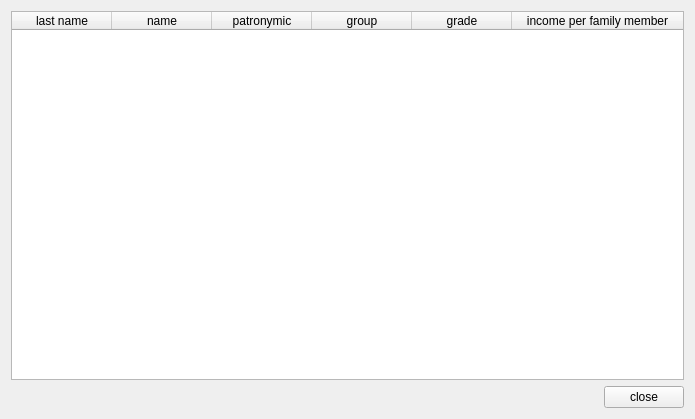
<?xml version="1.0" encoding="UTF-8"?>
<ui version="4.0">
 <class>Form</class>
 <widget class="QWidget" name="Form">
  <property name="geometry">
   <rect>
    <x>0</x>
    <y>0</y>
    <width>695</width>
    <height>419</height>
   </rect>
  </property>
  <property name="windowTitle">
   <string>Form</string>
  </property>
  <layout class="QVBoxLayout" name="verticalLayout_2">
   <item>
    <layout class="QVBoxLayout" name="verticalLayout">
     <item>
      <widget class="QTableWidget" name="tableWidget">
       <attribute name="horizontalHeaderStretchLastSection">
        <bool>true</bool>
       </attribute>
       <column>
        <property name="text">
         <string>last name</string>
        </property>
       </column>
       <column>
        <property name="text">
         <string>name</string>
        </property>
       </column>
       <column>
        <property name="text">
         <string>patronymic</string>
        </property>
       </column>
       <column>
        <property name="text">
         <string>group</string>
        </property>
       </column>
       <column>
        <property name="text">
         <string>grade</string>
        </property>
       </column>
       <column>
        <property name="text">
         <string>income per family member</string>
        </property>
       </column>
      </widget>
     </item>
     <item>
      <layout class="QHBoxLayout" name="horizontalLayout">
       <item>
        <spacer name="horizontalSpacer">
         <property name="orientation">
          <enum>Qt::Horizontal</enum>
         </property>
         <property name="sizeHint" stdset="0">
          <size>
           <width>40</width>
           <height>20</height>
          </size>
         </property>
        </spacer>
       </item>
       <item>
        <widget class="QPushButton" name="pushButton">
         <property name="text">
          <string>close</string>
         </property>
        </widget>
       </item>
      </layout>
     </item>
    </layout>
   </item>
  </layout>
 </widget>
 <resources/>
 <connections/>
</ui>
